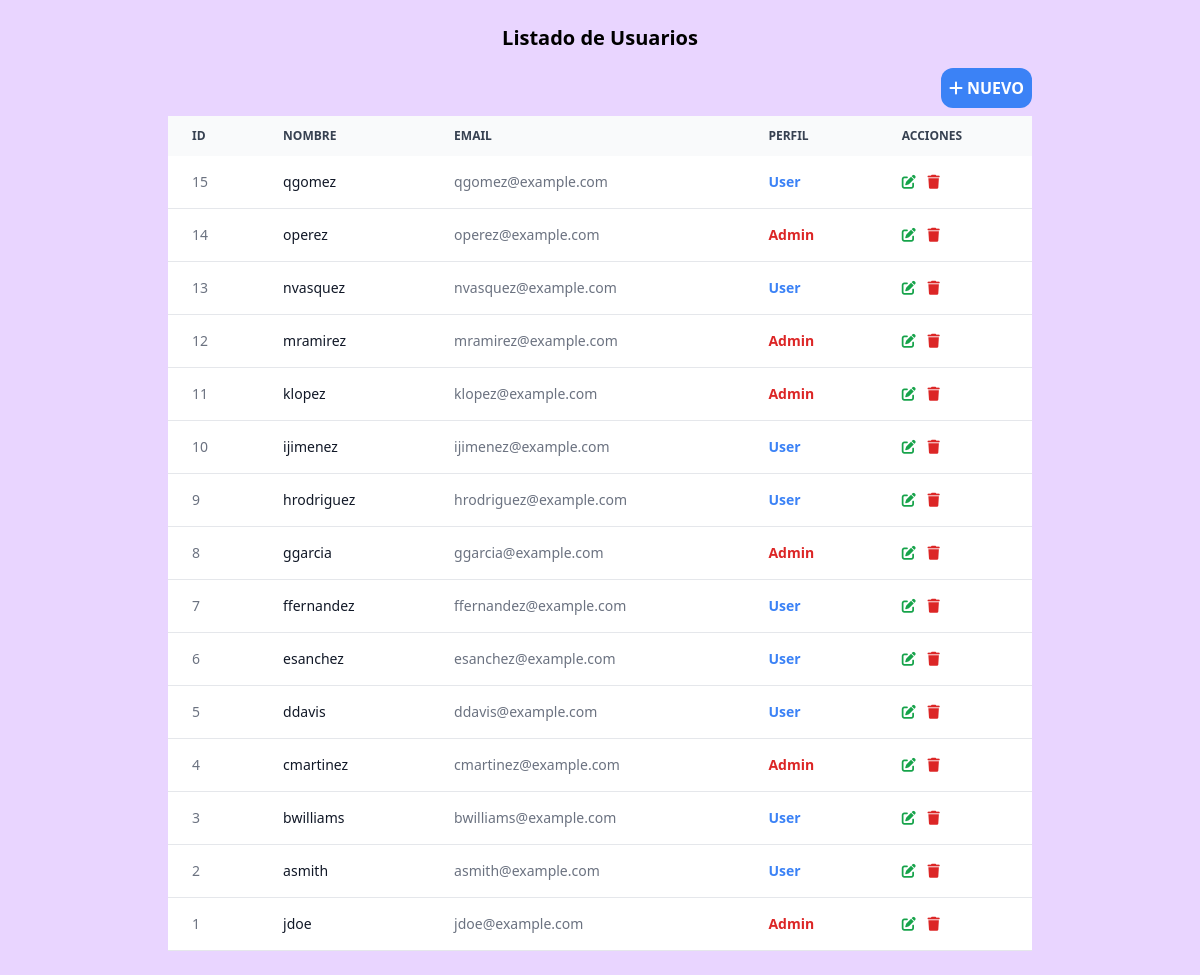
The app's page /cruds/ej2/public/users.php with its own data.
### tables this page shows
create table users(
    id int auto_increment primary key,
    username varchar(80) unique not null,
    email varchar(100) unique not null,
    pass varchar(250) not null,
    perfil enum("Admin", "User") default "User"
);

### cruds/ej2/public/users.php (the view, shortened to what this page needs)
<?php
require __DIR__ . "/../utils/Conexion.php";
$q = "select *from users order by id desc";
$usuarios = mysqli_query($llave, $q);
?>
<!DOCTYPE html>
<html lang="es">
<head>
    <script src="https://cdn.tailwindcss.com"></script>
    <link rel="stylesheet" href="https://cdnjs.cloudflare.com/ajax/libs/font-awesome/6.6.0/css/all.min.css" />
</head>
<body class="p-6 bg-purple-200">
    <h3 class="text-center font-bold text-xl">Listado de Usuarios</h3>
    <div class="w-3/4 mx-auto mt-4">
        <div class="mb-2 flex flex-row-reverse">
            <a href="nuevo.php" class="p-2 rounded-xl font-bold text-white bg-blue-500 hover:bg-blue-700">
                <i class="fas fa-add mr-1"></i>NUEVO
            </a>
        </div>
        <table class="w-full text-sm text-left rtl:text-right text-gray-500 dark:text-gray-400">
            <thead class="text-xs text-gray-700 uppercase bg-gray-50 dark:bg-gray-700 dark:text-gray-400">
                <tr>
                    <th scope="col" class="px-6 py-3">
                        ID
                    </th>
                    <th scope="col" class="px-6 py-3">
                        NOMBRE
                    </th>
                    <th scope="col" class="px-6 py-3">
                        EMAIL
                    </th>
                    <th scope="col" class="px-6 py-3">
                        PERFIL
                    </th>
                    <th scope="col" class="px-6 py-3">
                        ACCIONES
                    </th>
                </tr>
            </thead>
            <tbody>
                <?php
                foreach ($usuarios as $item) {
                    $color = match (true) {
                        $item['perfil'] == 'Admin' => 'text-red-600',
                        $item['perfil'] == 'Guest' => 'text-green-500',
                        $item['perfil'] == "User" => 'text-blue-500',
                        default => 'text-purple-700'
                    };
                    echo <<<TXT
                <tr class="bg-white border-b dark:bg-gray-800 dark:border-gray-700">
                    <td class="px-6 py-4">
                        {$item['id']}
                    </td>
                    <th scope="row" class="px-6 py-4 font-medium text-gray-900 whitespace-nowrap dark:text-white">
                        {$item['username']}
                    </th>
                    <td class="px-6 py-4">
                        {$item['email']}
                    </td>
                    <td class="px-6 py-4">
                        <span class="font-bold $color">{$item['perfil']}</span>
                    </td>
                    <td class="px-6 py-4">
                        <form action="delete.php" method="POST">
                        <input type="hidden" name="clave" value="{$item['id']}" />
                        <a href="update.php?clave={$item['id']}">
                        <i class="fas fa-edit text-green-600 hover:text-xl mr-2"></i>
                        </a>
                        <button type="submit" onclick="return confirm('¿Borrar Usuario?');">
                            <i class='fas fa-trash text-red-600 hover:text-xl'></i>
                        </button>
                        </form>
                    </td>
                </tr>
                TXT;
                }
                ?>
            </tbody>
        </table>
    </div>
</body>
</html>

### records on screen
users: id "15", username "qgomez", email "qgomez@example.com", perfil "User"
users: id "14", username "operez", email "operez@example.com", perfil "Admin"
users: id "13", username "nvasquez", email "nvasquez@example.com", perfil "User"
users: id "12", username "mramirez", email "mramirez@example.com", perfil "Admin"
users: id "11", username "klopez", email "klopez@example.com", perfil "Admin"
users: id "10", username "ijimenez", email "ijimenez@example.com", perfil "User"
users: id "9", username "hrodriguez", email "hrodriguez@example.com", perfil "User"
users: id "8", username "ggarcia", email "ggarcia@example.com", perfil "Admin"
users: id "7", username "ffernandez", email "ffernandez@example.com", perfil "User"
users: id "6", username "esanchez", email "esanchez@example.com", perfil "User"
users: id "5", username "ddavis", email "ddavis@example.com", perfil "User"
users: id "4", username "cmartinez", email "cmartinez@example.com", perfil "Admin"
users: id "3", username "bwilliams", email "bwilliams@example.com", perfil "User"
users: id "2", username "asmith", email "asmith@example.com", perfil "User"
users: id "1", username "jdoe", email "jdoe@example.com", perfil "Admin"
